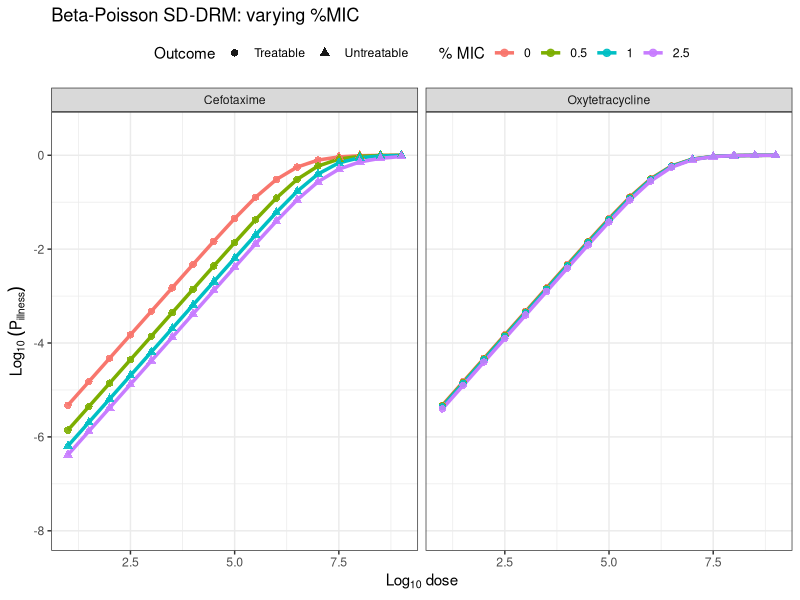
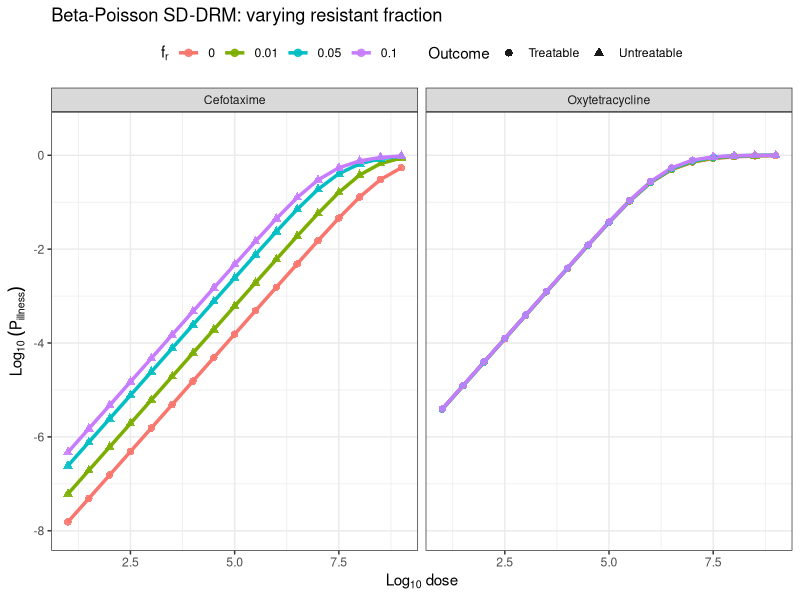

R code for these plots, in order:
rm(list = ls())

library(ggplot2)
library(fitdistrplus)

# Create output folders

dir.create("results", showWarnings = FALSE)
dir.create("images", showWarnings = FALSE)

# Baseline beta-Poisson parameters

alpha <- 0.60
beta <- 1.31e6
tfs <- 1

doses <- 10^seq(1, 9, 0.5)

pMIC_values <- c(0, 0.5, 1, 2.5) / 100
fr_values <- c(0, 0.01, 0.05, 0.10)

fixed_pMIC <- 2 / 100

# Antibiotic-specific parameters

antibiotics <- data.frame(
  antibiotic = c("Cefotaxime", "Oxytetracycline"),
  MIC = c(0.5, 1),
  Emax = c(120, 28),
  EC50 = c(0.2, 3),
  fixed_fr = c(0.09, 0.22)
)

# Safe calculation of log(1 - exp(-x))

log1mexpm <- function(a) {
  ans <- numeric(length(a))
  ans[a <= log(2)] <- log(-expm1(-a[a <= log(2)]))
  ans[a > log(2)] <- log1p(-exp(-a[a > log(2)]))
  ans
}

# Simulate r values, apply antibiotic effect, and refit beta distribution

get_ab_beta <- function(alpha, beta, C, Emax, EC50, tfs, seed = 0, nsim = 1000) {
  
  set.seed(seed)
  
  r <- rbeta(nsim, alpha, beta)
  
  mu <- -1 / tfs * log1mexpm(r)
  
  mu_s <- mu + Emax * C / (EC50 + C)
  
  r_s <- -log1mexpm(mu_s * tfs)
  
  r_s <- r_s[is.finite(r_s)]
  r_s <- pmin(pmax(r_s, 1e-16), 1 - 1e-16)
  
  fit <- fitdist(r_s, "beta")
  
  c(
    alpha_s = unname(fit$estimate["shape1"]),
    beta_s = unname(fit$estimate["shape2"])
  )
}

# Beta-Poisson SD-DRM model

calc_bp_sd_drm <- function(fr, C, Emax, EC50, seed = 0) {
  
  pars <- get_ab_beta(
    alpha = alpha,
    beta = beta,
    C = C,
    Emax = Emax,
    EC50 = EC50,
    tfs = tfs,
    seed = seed
  )
  
  alpha_s <- pars["alpha_s"]
  beta_s <- pars["beta_s"]
  
  Ns <- doses * (1 - fr)
  Nr <- doses * fr
  
  riskbp <- 1 -
    (1 + Ns / beta_s)^(-alpha_s) *
    (1 + Nr / beta)^(-alpha)
  
  p_r_only <- 1 - (1 + Nr / beta)^(-alpha)
  
  p_s_only <- ((1 + Nr / beta)^(-alpha)) *
    (1 - (1 + Ns / beta_s)^(-alpha_s))
  
  status <- ifelse(
    p_r_only >= p_s_only,
    "Untreatable",
    "Treatable"
  )
  
  data.frame(
    dose = log10(doses),
    riskbp = riskbp,
    riskbp_log10 = log10(pmax(riskbp, 1e-12)),
    abfailbp = status,
    alpha_s = alpha_s,
    beta_s = beta_s
  )
}

# Scenario A: varying %MIC

results_C <- do.call(rbind, lapply(1:nrow(antibiotics), function(i) {
  
  ab <- antibiotics[i, ]
  
  do.call(rbind, lapply(pMIC_values, function(pm) {
    
    out <- calc_bp_sd_drm(
      fr = ab$fixed_fr,
      C = pm * ab$MIC,
      Emax = ab$Emax,
      EC50 = ab$EC50,
      seed = 0
    )
    
    out$antibiotic <- ab$antibiotic
    out$pMIC <- factor(pm * 100, levels = c(0, 0.5, 1, 2.5))
    out$fr <- ab$fixed_fr
    out$scenario <- "Varying %MIC"
    
    out
  }))
}))

# Scenario B: varying resistant fraction

results_fr <- do.call(rbind, lapply(1:nrow(antibiotics), function(i) {
  
  ab <- antibiotics[i, ]
  
  do.call(rbind, lapply(fr_values, function(fr) {
    
    out <- calc_bp_sd_drm(
      fr = fr,
      C = fixed_pMIC * ab$MIC,
      Emax = ab$Emax,
      EC50 = ab$EC50,
      seed = 42
    )
    
    out$antibiotic <- ab$antibiotic
    out$pMIC <- fixed_pMIC * 100
    out$fr <- factor(fr, levels = fr_values)
    out$scenario <- "Varying resistant fraction"
    
    out
  }))
}))

# Save CSV outputs

write.csv(
  results_C,
  file.path("results", "BP_SD_DRM_vary_MIC.csv"),
  row.names = FALSE
)

write.csv(
  results_fr,
  file.path("results", "BP_SD_DRM_vary_fr.csv"),
  row.names = FALSE
)

# Plot A: varying %MIC

plot_C <- ggplot(results_C, aes(x = dose, y = riskbp_log10)) +
  geom_line(aes(colour = pMIC), linewidth = 1.2) +
  geom_point(aes(colour = pMIC, shape = abfailbp), size = 2.2, alpha = 0.9) +
  facet_wrap(~ antibiotic) +
  coord_cartesian(ylim = c(-8, 0.5)) +
  labs(
    x = expression(Log[10]~dose),
    y = expression(Log[10]~(P[illness])),
    colour = expression('%'~MIC),
    shape = "Outcome",
    title = "Beta-Poisson SD-DRM: varying %MIC"
  ) +
  theme_bw() +
  theme(
    legend.position = "top",
    panel.background = element_rect(fill = "white", colour = NA),
    plot.background = element_rect(fill = "white", colour = NA)
  )

print(plot_C)

ggsave(
  file.path("images", "BP_SD_DRM_vary_MIC.png"),
  plot_C,
  width = 9,
  height = 6,
  dpi = 300,
  bg = "white"
)

# Plot B: varying resistant fraction

plot_fr <- ggplot(results_fr, aes(x = dose, y = riskbp_log10)) +
  geom_line(aes(colour = fr), linewidth = 1.2) +
  geom_point(aes(colour = fr, shape = abfailbp), size = 2.2, alpha = 0.9) +
  facet_wrap(~ antibiotic) +
  coord_cartesian(ylim = c(-8, 0.5)) +
  labs(
    x = expression(Log[10]~dose),
    y = expression(Log[10]~(P[illness])),
    colour = expression(f[r]),
    shape = "Outcome",
    title = "Beta-Poisson SD-DRM: varying resistant fraction"
  ) +
  theme_bw() +
  theme(
    legend.position = "top",
    panel.background = element_rect(fill = "white", colour = NA),
    plot.background = element_rect(fill = "white", colour = NA)
  )

print(plot_fr)

ggsave(
  file.path("images", "BP_SD_DRM_vary_fr.png"),
  plot_fr,
  width = 9,
  height = 6,
  dpi = 300,
  bg = "white"
)
